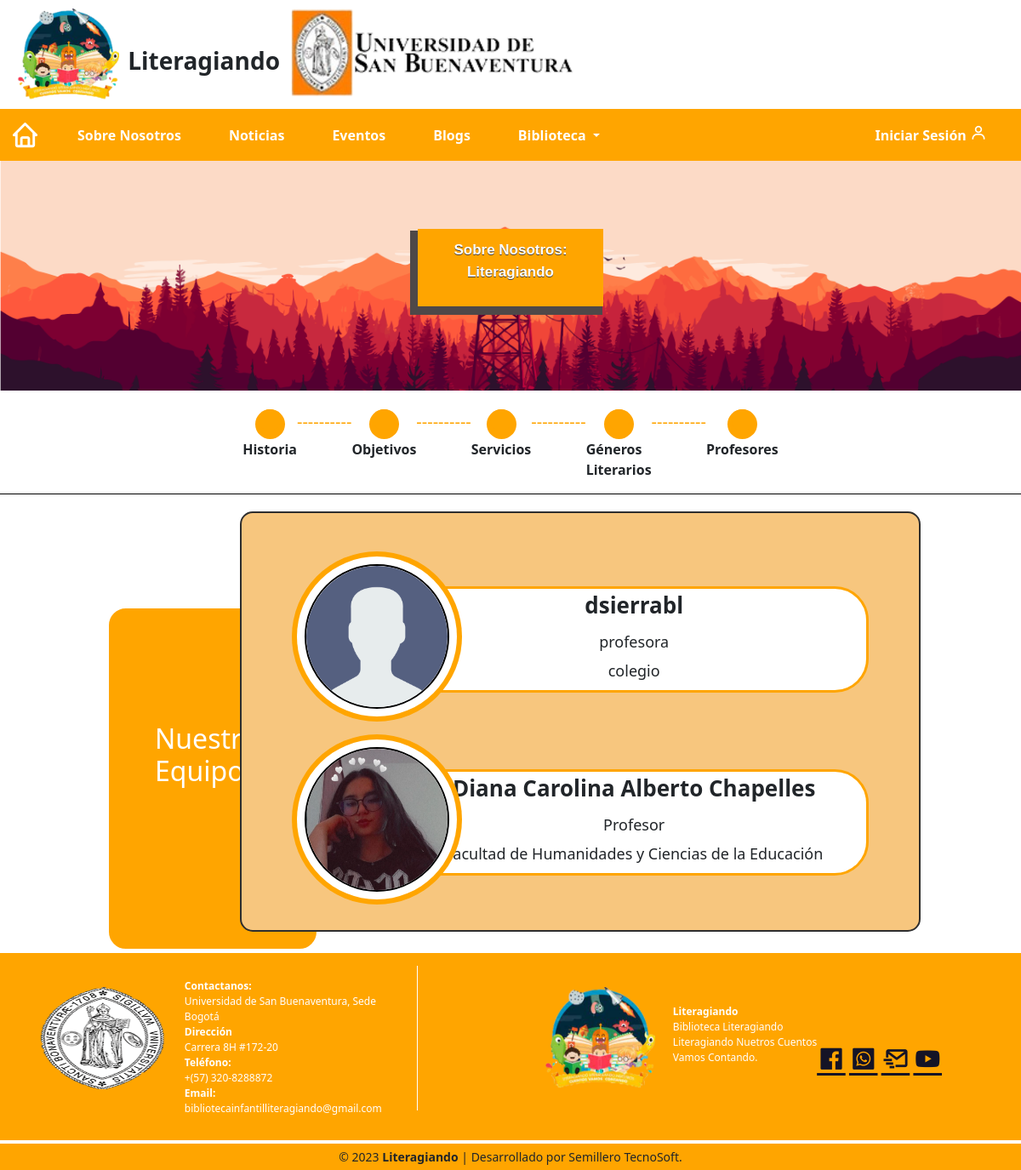
Screenshot of /Views/Home/TimeLine/profesores.php with the database file from the repository.
### tables this page shows
CREATE TABLE `sobrenosotros` (
  `id_sobre_nosotros` int(11) NOT NULL,
  `titulo_general` varchar(200) NOT NULL,
  `imagen` varchar(200) NOT NULL,
  `titulo_historia` varchar(100) NOT NULL,
  `detalle_historia` varchar(2000) NOT NULL
);

CREATE TABLE `sobre_nosotros` (
  `id` int(5) NOT NULL,
  `nombre` varchar(100) NOT NULL,
  `cargo` varchar(20) NOT NULL,
  `facultad` varchar(100) NOT NULL,
  `imagen` varchar(100) NOT NULL
);

### App/Controllers/HomeController.php (called while the page is built, shortened)
<?php
require_once (__DIR__ .'/../Models/HomeModel.php');
class HomeController extends HomeModel{
    private $eventModel;
    private $respuesta;
    public function __construct()
    {
        $this->eventModel = new HomeModel();
    }
    public function ObtenerSobre_nosotrosController()
    {
        try{
            $resultados = $this->eventModel->ObtenerSobre_nosotros();
            $this->respuesta = array(
                "state" => true,
                "sobre_nosotros" => $resultados
            );
        }catch (PDOException $pdoEx){
            $this->respuesta = array (
                "state" => false,
                "mensaje" => $pdoEx->getMessage()
            );
        }
        return $this->respuesta;
    }
    public function ObtenerProfesoresController()
    {
        try{
            $resultados = $this->eventModel->ObtenerProfesores();
            $this->respuesta = array(
                "state" => true,
                "sobre_nosotros" => $resultados
            );
        }catch (PDOException $pdoEx){
            $this->respuesta = array (
                "state" => false,
                "mensaje" => $pdoEx->getMessage()
            );
        }
        return $this->respuesta;
    }
}
?>

### App/Models/Database.php (called while the page is built, shortened)
<?php
    class Database{
        private function conectar(){
            $basedatos = new PDO('mysql:host='.DB_HOST.':'.DB_PORT.';'.'dbname='.DB_DATABASE.';charset='.CHARSET.'',DB_USER,DB_PASS);
            return $basedatos;
        }
        public function EjecutarSPSinParams($consulta){
            try{
                $conexion = $this->conectar();
                $conexion->setAttribute(PDO::ATTR_ERRMODE, PDO::ERRMODE_EXCEPTION);
                $sentencia = $conexion->prepare($consulta);
                $sentencia->execute();
                $respuesta = $sentencia->fetchAll(PDO::FETCH_ASSOC);
                return $respuesta;
            }catch(PDOException $exception) {
                return $exception;
            }
        }
    }
?>

### App/Models/HomeModel.php (called while the page is built, shortened)
<?php
require_once (__DIR__ .'/../Models/Database.php');
class HomeModel {
    private $conexion;
    public function __construct()
    {
        $this->conexion = new Database();
    }
    public function ObtenerSobre_nosotros(){
        $consulta = "SELECT * FROM sobrenosotros";
        $respuesta = $this->conexion->EjecutarSPSinParams($consulta);
        return $respuesta;
    }
    public function ObtenerProfesores(){
        $consulta = "SELECT * FROM Sobre_nosotros";
        $respuesta = $this->conexion->EjecutarSPSinParams($consulta);
        return $respuesta;
    }
}
?>

### Views/Home/TimeLine/profesores.php (the view, shortened to what this page needs)
<?php
include '../header.php';
include 'timelineInfo.php';
require_once (__DIR__ . '/../../../App/Controllers/HomeController.php');
$homeController = new HomeController();
$sobre_nosotros = $homeController->ObtenerProfesoresController();
if($sobre_nosotros['state'] === true){
    $sobre_nosotros = $sobre_nosotros['sobre_nosotros'];
}
?>
<div class="container-profesores">
    <div class="col-4">
        <div class="title-equipo">
            <h1>Nuestro <p>Equipo</p></h1>
        </div>
    </div>
    <div class="col-8">
        <?php foreach ($sobre_nosotros as $person) { ?>
        <div class="card-info">
            <div class="box">
                <div class="content">
                    <img src="<?php echo $person['imagen']  ?>" alt="">
                </div>
            </div>
            <div class="content-info">
                <strong><?php echo $person['nombre']  ?></strong>
                <h2><?php echo $person['cargo']  ?></h2>
                <h2><?php echo $person['facultad']  ?></h2>
            </div>
        </div>
        <?php } ?>
    </div>
</div>
<?php include '../footer.php'; ?>

### Views/Home/TimeLine/timelineInfo.php
<?php
require_once (__DIR__ . '../../../../App/Controllers/HomeController.php');
$homeController = new HomeController();
$sobre_nosotros = $homeController->ObtenerSobre_nosotrosController();
if($sobre_nosotros['state']==true){
    $sobre_nosotros = $sobre_nosotros['sobre_nosotros'][0];}
?>
<div class="container-blog" style="background-image: url(<?php echo $sobre_nosotros['imagen'];?>);" >
<button id="btn-nosotros"><strong>Sobre Nosotros: <p><?php echo $sobre_nosotros['titulo_general'];?></p></strong></button>
</div>
<div class="line-time">
    <div class="item-nav">
        <div class="icon">
            <a href="../TimeLine/historia.php" id="btnHistoriaVideo"><i class="bi bi-circle-fill "></i></a>
        </div>
        <div class="title-icon">
            <Strong>Historia</Strong>
        </div>
    </div>
    <h5>----------</h5>
    <div class="item-nav">
        <div class="icon">
            <a href="../TimeLine/objetivos.php" id="btnObjetivoVideo"><i class="bi bi-circle-fill "></i></a>
        </div>
        <div class="title-icon">
            <Strong>Objetivos</Strong>
        </div>
    </div>
    <h5>----------</h5>
    <div class="item-nav">
        <div class="icon">
            <a href="../TimeLine/servicios.php" id="btnServiciosVideo"><i class="bi bi-circle-fill "></i></a>
        </div>
        <div class="title-icon">
            <Strong>Servicios</Strong>
        </div>
    </div>
    <h5>----------</h5>
    <div class="item-nav">
        <div class="icon">
            <a href="../TimeLine/generos_li.php" id="btnGenerosVideo"><i class="bi bi-circle-fill "></i></a>
        </div>
        <div class="title-icon">
            <Strong>Géneros <p>Literarios</p></Strong>
        </div>
    </div>
    <h5>----------</h5>
    <div class="item-nav">
        <div class="icon">
            <a href="../TimeLine/profesores.php" id="btnProfesorasVideo"><i class="bi bi-circle-fill "></i></a>
        </div>
        <div class="title-icon">
            <Strong>Profesores</Strong>
        </div>
    </div>
</div>

### Resources/css/home.css (style rules this page uses)
:root { --dark-text: #f8fbff; --light-body: #f3f8fe; --light-main: #fdfdfd; --light-second: #c3c2c8; --light-hover: #f0f0f0; --light-text: #151426; --light-btn: orange; --blue: #0000ff; --white: #fff; --shadow: rgba(100, 100, 111, 0.2) 0px 7px 29px 0px; }
* { margin: 0; padding: 0; box-sizing: border-box; font-family: 'Source Code Pro', monospace" }
.content-info { display: flex; justify-content: center; padding: 40px; }
.content-info > * { margin: 20px; }
.container-profesores { display: flex; justify-content: center; margin-top: 20px; }
.container-profesores .col-8 { background: #f7c67e; border-radius: 15px; padding: 30px; border: 2px solid #2e2e2e ; position: relative; margin-right: 80px; z-index: 2; }
.container-profesores .col-4 { width: 20.333333%; }
.container-profesores .col-4 .title-equipo { font-size: 2.5rem; border: 4px solid orange; border-radius: 20px; display: inline-block; top: 23%; background: orange; color: white; position: relative; margin-left: 90px; width: 100%; height: 400px; position: relative; z-index: 0; }
.container-profesores .col-4 h1 { font-size: 80%; margin-left: 50px; margin-top: 130px; }
.container-profesores .card-info { margin-top: 15px; }
.container-profesores .card-info .box { position: relative; width: 200px; height: 200px; border-radius: 50%; background: orange; overflow: hidden; }
.container-profesores .card-info .box::before { content: ''; position: absolute; inset: -10px 140px; background: linear-gradient(315deg, #FFCC33, #000033 ); transition: 0.5s; animation: animate 4s linear infinite; }
.container-profesores .card-info .content { position: absolute; inset: 15px; border: 2px solid black; z-index: 3; border-radius: 50%; overflow: hidden; }
.container-profesores .card-info .box::after { content: ''; position: absolute; inset: 6px; background: white; border-radius: 50%; z-index: 1; }
.container-profesores .card-info img { position: absolute; top: 0; left: 0; width: 100%; height: 100%; object-fit: cover; transition: 0.5s; pointer-events: none; }
.container-profesores .card-info { display: flex; justify-content: center; }
.container-profesores .card-info .content-info { display: grid; justify-content: center; border: 3px solid orange; border-radius: 40px; width: 75%; height: 125px; justify-content: center; justify-items: center; margin-top: 41px; margin-left: -10%; background: white; padding: 0 10px; }
.container-profesores .card-info .content-info strong { font-size: 26px; }
.container-profesores .card-info .content-info h2 { font-size: 18px; }
.container-profesores .card-info .content-info > * { margin: 0; }

### Resources/css/timeline.css (style rules this page uses)
* { margin: 0; padding: 0; box-sizing: border-box; font-family: 'Source Code Pro', monospace" }
.container-blog { display: flex; height: 270px; background-image: url(/Literagiando/Storage/img-home/niños.jpeg); justify-content: center; background-size: cover; background-position: center center; }
#btn-nosotros { box-shadow: -5px 6px 0px 4px #4e4848; background: orange; border:1px solid orange; display:inline-block; cursor:pointer; color:#ffffff; font-family:Arial; font-size:17px; padding:11px 41px; text-decoration:none; margin-top: 80px; text-shadow:0px 1px 0px #463f3e; position: absolute; z-index: 2; }
.line-time { display: flex; justify-content: center; justify-items: center; border-bottom: 1px solid black; }
.line-time .item-nav { margin-top: 12px; }
.line-time h5 { width: auto; color: orange; margin-top: 25px; }
.line-time .icon a { width: 35px; height: 35px; border: none; font-size: 15px; border-radius: 50%; text-align: center; background: orange; }
.line-time .icon { display: grid; place-items: center; margin-top: 10px; }
.line-time .bi-circle-fill { font-size: 25px; color: orange; }
.line-time .bi-circle-fill::before { content: "\f287"; vertical-align: -0.02em; }

### Resources/css/RegisterLog.css (style rules this page uses)
* { margin: 0; padding: 0; box-sizing: border-box; font-family: 'Source Code Pro', monospace" }

### rows the page displays
sobrenosotros: imagen (picture), titulo_general "Literagiando"
sobre_nosotros: imagen (placeholder picture), nombre "dsierrabl", cargo "profesora", facultad "colegio"
sobre_nosotros: imagen (picture), nombre "Diana Carolina Alberto Chapelles", cargo "Profesor", facultad "Facultad de Humanidades y Ciencias de la Educación"
